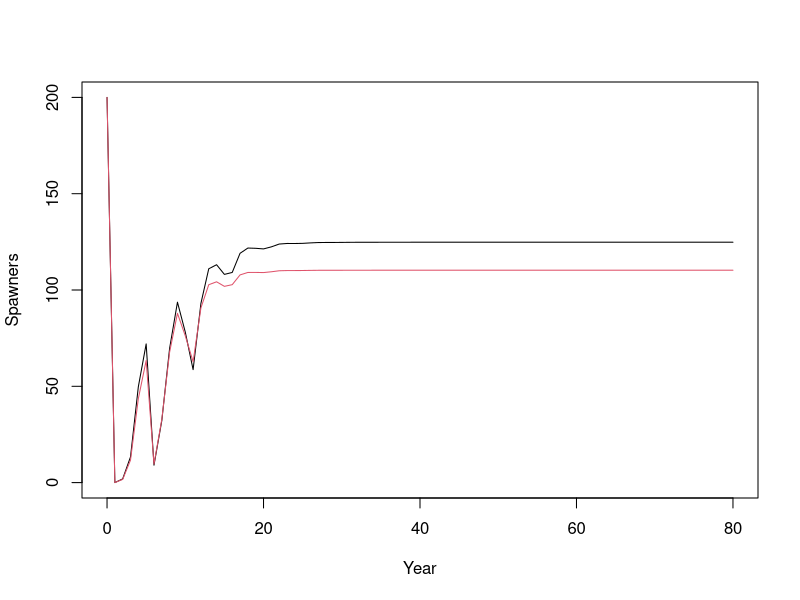

Write the R code that produced this figure.
#==================================
# 
# 
#  LCM based on SEPA LCM utilizes EDT outputs:
#  productivity
#  capacity
#  prespawner survival
#  juvenile to spawner survival
# 
# 
#
#=================================



#===  Functions  

ipak <- function(pkg) {
  new.pkg <- pkg[!(pkg %in% installed.packages()[, "Package"])]
  if (length(new.pkg))
    install.packages(new.pkg, dependencies = TRUE)
  sapply(pkg, require, character.only = TRUE)
}

g <- function(x) head(x)



# Fall Chinook matrix-type life cycle model (Figure 2 + Table 2)
# - Nonlinear DD Beverton-Holt for Spawners -> Smolts
# - DI (linear) survival through Grays Harbor + ocean years
# - Age-specific maturation b2-b5 producing spawning adults
# Source: Beechie & Hendrix 2025 SEPA EDT-LCM report (Table 2, Figure 2)
#  adults that do not mature at b5 are killed

beverton_holt <- function(N, p, c) {
  # N_{t+1} = (p*N) / (1 + (p/c)*N)
  (p * N) / (1 + (p / c) * N)
}

# Build a linear transition matrix for the DI (marine) part.
# State vector order:
#   1 Spawners
#   2 Smolts
#   3 O1  (ocean year 1 fish; "Age 1" box in Fig 2)
#   4 O2  (ocean year 2 fish; potential age-2 returns)
#   5 O3  (ocean year 3 fish; potential age-3 returns)
#   6 O4  (ocean year 4 fish; potential age-4 returns)
#   7 O5  (ocean year 5 fish; potential age-5 returns)
#
# NOTE: Recruitment (Spawners -> Smolts) is nonlinear DD, so we keep that outside A.
make_A_marine_fall_chinook <- function(
    SAR,                   # total smolt-to-adult return from EDT (DI)
    prespawn_surv,          # pre-spawn survival p (DI)
    ocean_surv = c(0.6, 0.7, 0.8, 0.9, 0.9),  # Table 2 Fall Chinook
    b = c(b2 = 0.007, b3 = 0.07, b4 = 0.35, b5 = 0.85) # Table 2 Fall Chinook
) {
  stopifnot(length(ocean_surv) == 5)
  stopifnot(all(names(b) %in% c("b2","b3","b4","b5")))
  
  # Per report QA/QC description: Grays Harbor survival partitioned from SAR by
  # dividing SAR by product of annual ocean survivals (page 24).
  gh_surv <- SAR / prod(ocean_surv)
  
  # 7x7 matrix for DI transitions (we will overwrite nonlinear parts each step)
  A <- matrix(0, nrow = 7, ncol = 7)
  colnames(A) <- rownames(A) <- c("Spawners","Smolts","O1","O2","O3","O4","O5")
  
  # Smolts -> O1 via Grays Harbor survival (DI)
  A["O1", "Smolts"] <- gh_surv
  
  # Ocean year 1 survival: O1 -> O2, then maturity at age-2 splits to spawners vs remain in O2
  # Implement split after survival by putting terms into target rows:
  A["Spawners","O1"] <- ocean_surv[1] * b["b2"] * prespawn_surv
  A["O2",      "O1"] <- ocean_surv[1] * (1 - b["b2"])
  
  # Ocean year 2 survival: O2 -> O3, split by b3
  A["Spawners","O2"] <- ocean_surv[2] * b["b3"] * prespawn_surv
  A["O3",      "O2"] <- ocean_surv[2] * (1 - b["b3"])
  
  # Ocean year 3 survival: O3 -> O4, split by b4
  A["Spawners","O3"] <- ocean_surv[3] * b["b4"] * prespawn_surv
  A["O4",      "O3"] <- ocean_surv[3] * (1 - b["b4"])
  
  # Ocean year 4 survival: O4 -> O5, split by b5
  A["Spawners","O4"] <- ocean_surv[4] * b["b5"] * prespawn_surv
  A["O5",      "O4"] <- ocean_surv[4] * (1 - b["b5"])
  
  # Ocean year 5 survival exists in Table 2; without a b6 in the report,
  # we treat age-5+ non-maturing fish as exiting (no further state).
  # If you want them to die after year 5, do nothing; if you want them to return at age 6,
  # you'd need an additional maturation parameter (not provided in Table 2).
  # (So we do not advance O5.)
  A
}



step_fall_chinook <- function(
    state,
    p_spawn_smolt, c_spawn_smolt,
    A_marine
) {
  stopifnot(length(state) == 7)
  
  # 1) density-dependent recruitment (new smolts)
  smolts_next <- beverton_holt(state["Spawners"], p = p_spawn_smolt, c = c_spawn_smolt)
  
  # 2) IMPORTANT: let those new smolts enter the marine projection this time step
  state_for_A <- state
  state_for_A["Smolts"] <- smolts_next
  
  # 3) linear marine + returns + aging
  next_state <- as.numeric(A_marine %*% state_for_A)
  names(next_state) <- rownames(A_marine)
  
  # 4) keep Smolts as the newly produced smolts for reporting
  next_state["Smolts"] <- smolts_next
  
  next_state
}



simulate_fall_chinook <- function(
    nyears,
    init = c(Spawners = 500, Smolts = 0, O1 = 0, O2 = 0, O3 = 0, O4 = 0, O5 = 0),
    # Freshwater DD parameters (from EDT; placeholders here)
    p_spawn_smolt,
    c_spawn_smolt,
    # Marine/pre-spawn DI parameters
    SAR,
    prespawn_surv,
    ocean_surv = c(0.6, 0.7, 0.8, 0.9, 0.9),
    b = c(b2 = 0.007, b3 = 0.07, b4 = 0.35, b5 = 0.85)
) {
  A <- make_A_marine_fall_chinook(
    SAR = SAR,
    prespawn_surv = prespawn_surv,
    ocean_surv = ocean_surv,
    b = b
  )
  
  out <- matrix(NA_real_, nrow = nyears + 1, ncol = 7)
  colnames(out) <- names(init)
  out[1, ] <- init
  
  state <- init
  for (t in 1:nyears) {
    state <- step_fall_chinook(
      state = state,
      p_spawn_smolt = p_spawn_smolt,
      c_spawn_smolt = c_spawn_smolt,
      A_marine = A
    )
    out[t + 1, ] <- state
  }
  
  as.data.frame(out) |>
    transform(Year = 0:nyears, .before = 1)
}

# ---- Example run (you MUST replace these EDT-derived placeholders) ----
# p_spawn_smolt and c_spawn_smolt should come from EDT for the scenario/flood type you want.
# SAR is EDT "Total returns to Spawners" DI ratio (Table 2 descriptor), and prespawn_surv is EDT p.

#equilibirum/juvenile to adult abundance

#equilibrium abundance is column S
#juvenile to adult abundance is column AA
#SAR is equilibirum/juvenile to adult

# Using your provided row values
p_spawn_smolt <- 163.5      # Juvenile Productivity
c_spawn_smolt <- 5344       # Juvenile Capacity

prespawn_surv <- 0.832856728
Juv_spawn_surv <- 0.0270716299275952
# Make SAR consistent with Juvenile-to-Spawner survival = 0.027
# so that SAR * prespawn_surv ≈ 0.027
SAR <- Juv_spawn_surv / prespawn_surv  # ≈ 0.03242

sim <- simulate_fall_chinook(
  nyears = 80,
  init = c(Spawners = 200, Smolts = 0, O1 = 0, O2 = 0, O3 = 0, O4 = 0, O5 = 0),
  p_spawn_smolt = p_spawn_smolt,
  c_spawn_smolt = c_spawn_smolt,
  SAR = SAR,
  prespawn_surv = prespawn_surv
)

tail(sim)
plot(sim$Year, sim$Spawners, type="l", xlab="Year", ylab="Spawners")



#our edt

# Using your provided row values
p_spawn_smolt <- 223.1      # Juvenile Productivity
c_spawn_smolt <- 4541       # Juvenile Capacity

#must cals prespawn survial
#EDT out:
#spawner to spawer ->  productivty-> P = 4.5 column q column s in ours
P <-4.25161301642635
#juvi to adult productivity ->  p1 = 4.5 column Y
p1 <- 5.27369479553325

#p2 is pre-spawn survival 
p2 <- P/p1

prespawn_surv <- p2
#prespawn_surv <- 0.832856728
Juv_spawn_surv <- 0.0264235693250393
# Make SAR consistent with Juvenile-to-Spawner survival = 0.027
# so that SAR * prespawn_surv ≈ 0.027
SAR <- Juv_spawn_surv / prespawn_surv  # ≈ 0.03242

sim2 <- simulate_fall_chinook(
  nyears = 80,
  init = c(Spawners = 200, Smolts = 0, O1 = 0, O2 = 0, O3 = 0, O4 = 0, O5 = 0),
  p_spawn_smolt = p_spawn_smolt,
  c_spawn_smolt = c_spawn_smolt,
  SAR = SAR,
  prespawn_surv = prespawn_surv
)

tail(sim2)
lines(sim2$Year, sim2$Spawners, col = 2)

